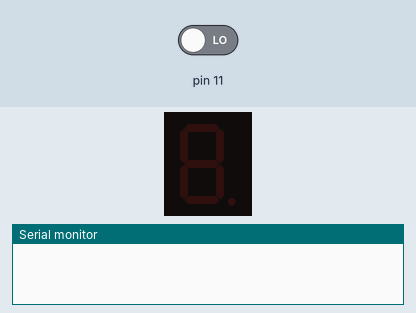
A sketch run on a simulated Arduino Uno, built with avr-gcc and run on an emulated ATmega328P. Parts: 1-digit seven-segment display, the last lines printed to the serial monitor. Wiring (inferred from the names in the program): 1-digit 7-segment display, segments lit when HIGH: segments pin 2, pin 3, pin 4, pin 5, pin 6, pin 7, pin 8. The inputs (shaded band) are chosen by the test bench; at power-on: pin 11 LOW. Random numbers use the default seed unless the sketch sets one; the segment pins are drawn as the display they are named for.

Above: at 1.8 s.
1.9 s: pin 11 driven HIGH
At 3.3 s:
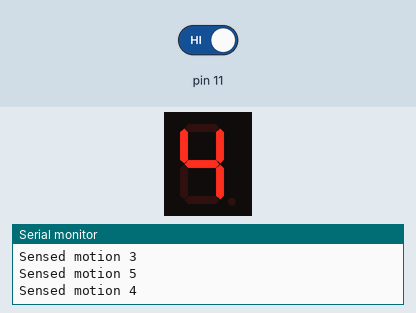
At 4.8 s:
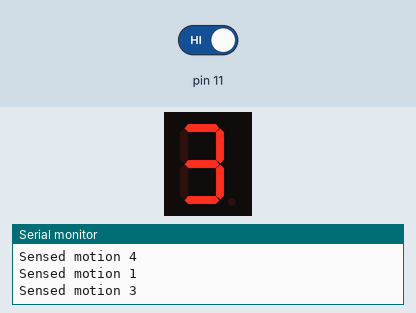
4.9 s: pin 11 driven LOW
Timing chart, 0 to 7.9 s (numbered marks = the images above; inputs shaded):
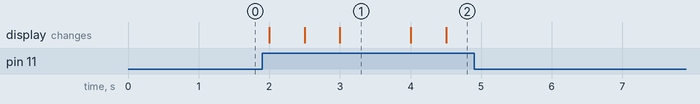

Measured:
- after the input at 1.9 s, the display: first changes after 0.10 s (image 1 shows a later state)
- after the input at 4.9 s, every drawn part: stays the same
- what the display in image 1 shows lasts 1.0 s, from 3.0 s to 4.0 s

The sketch:

SevenSegment.ino
```cpp
  int A=2;
  int B=3;
  int C=4;
  int D=5;
  int E=6;
  int F=7;
  int G=8;

void setup() {
  pinMode(A, OUTPUT);
  pinMode(B, OUTPUT);
  pinMode(C, OUTPUT);
  pinMode(D, OUTPUT);
  pinMode(E, OUTPUT);
  pinMode(F, OUTPUT);
  pinMode(G, OUTPUT);
  pinMode(13, INPUT);
  pinMode(11, INPUT);
  Serial.begin(9600);
}

void turnOffAll() {
  digitalWrite(A, LOW);
  digitalWrite(B, LOW);
  digitalWrite(C, LOW);
  digitalWrite(D, LOW);
  digitalWrite(E, LOW);
  digitalWrite(F, LOW);
  digitalWrite(G, LOW);
}

void numbers(int numberToDisplay) {
  turnOffAll();
  if(numberToDisplay == 0) {
    digitalWrite(A, HIGH);
    digitalWrite(B, HIGH);
    digitalWrite(C, HIGH);
    digitalWrite(D, HIGH);
    digitalWrite(E, HIGH);
    digitalWrite(F, HIGH);
  }
  if(numberToDisplay == 1) {
    digitalWrite(B, HIGH);
    digitalWrite(C, HIGH);
  }
  if(numberToDisplay == 2) {
    digitalWrite(A, HIGH);
    digitalWrite(B, HIGH);
    digitalWrite(G, HIGH);
    digitalWrite(E, HIGH);
    digitalWrite(D, HIGH);
  }
  if(numberToDisplay == 3) {
    digitalWrite(A, HIGH);
    digitalWrite(B, HIGH);
    digitalWrite(G, HIGH);
    digitalWrite(C, HIGH);
    digitalWrite(D, HIGH);
  }
  if(numberToDisplay == 4) {
    digitalWrite(F, HIGH);
    digitalWrite(G, HIGH);
    digitalWrite(B, HIGH);
    digitalWrite(C, HIGH);
  }
  if(numberToDisplay == 5) {
    digitalWrite(A, HIGH);
    digitalWrite(F, HIGH);
    digitalWrite(G, HIGH);
    digitalWrite(C, HIGH);
    digitalWrite(D, HIGH);
  }
  if(numberToDisplay == 6) {
    digitalWrite(A, HIGH);
    digitalWrite(F, HIGH);
    digitalWrite(G, HIGH);
    digitalWrite(E, HIGH);
    digitalWrite(C, HIGH);
    digitalWrite(D, HIGH);
  }
  if(numberToDisplay == 7) {
    digitalWrite(A, HIGH);
    digitalWrite(B, HIGH);
    digitalWrite(C, HIGH);
  }
  if(numberToDisplay == 8) {
    digitalWrite(A, HIGH);
    digitalWrite(B, HIGH);
    digitalWrite(C, HIGH);
    digitalWrite(D, HIGH);
    digitalWrite(E, HIGH);
    digitalWrite(F, HIGH);
    digitalWrite(G, HIGH);
  }
  if(numberToDisplay == 9) {
    digitalWrite(A, HIGH);
    digitalWrite(B, HIGH);
    digitalWrite(G, HIGH);
    digitalWrite(F, HIGH);
    digitalWrite(C, HIGH);
  }
}

void loop() {
  if (digitalRead(11) == 1) {
    Serial.print("Sensed motion ");
    int numberToDisplay = (int)random(1, 6);
    Serial.println(numberToDisplay);
    numbers(numberToDisplay);
  }
  delay(500);
}

// #CHOW CHOW ARE CUTE
```
